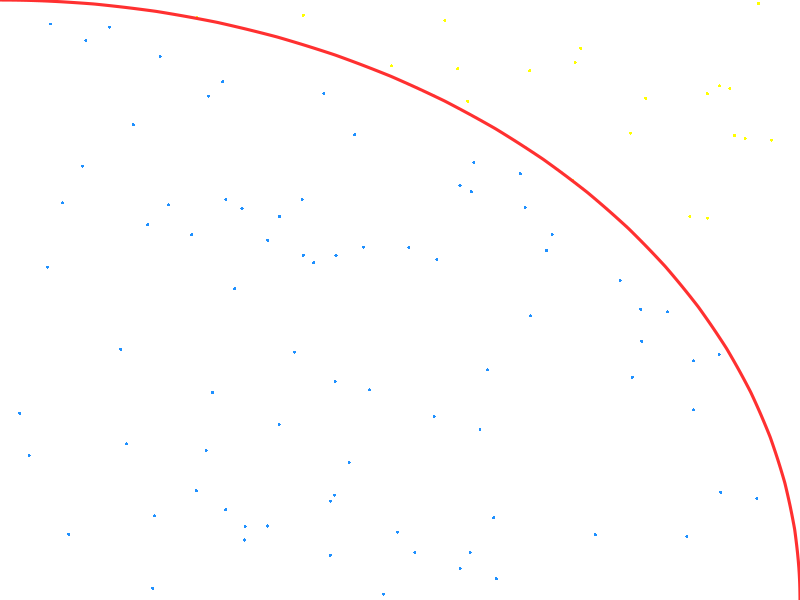
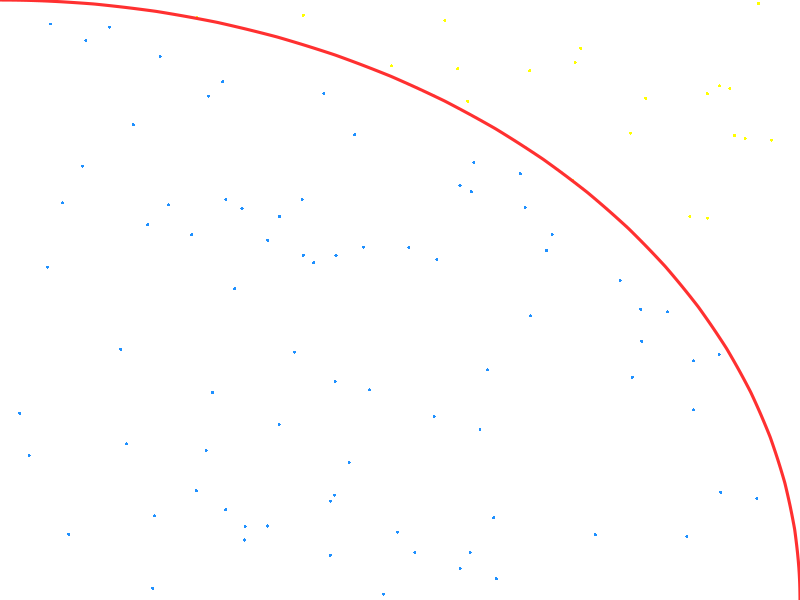
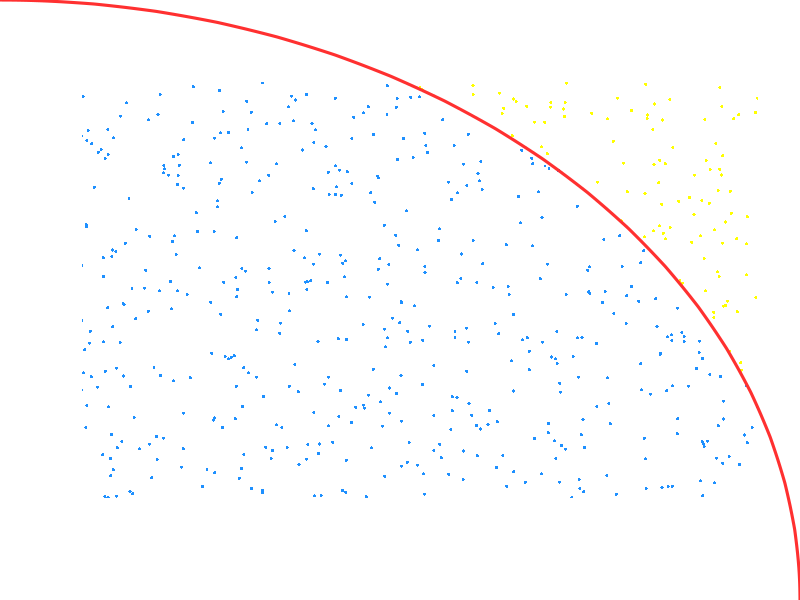
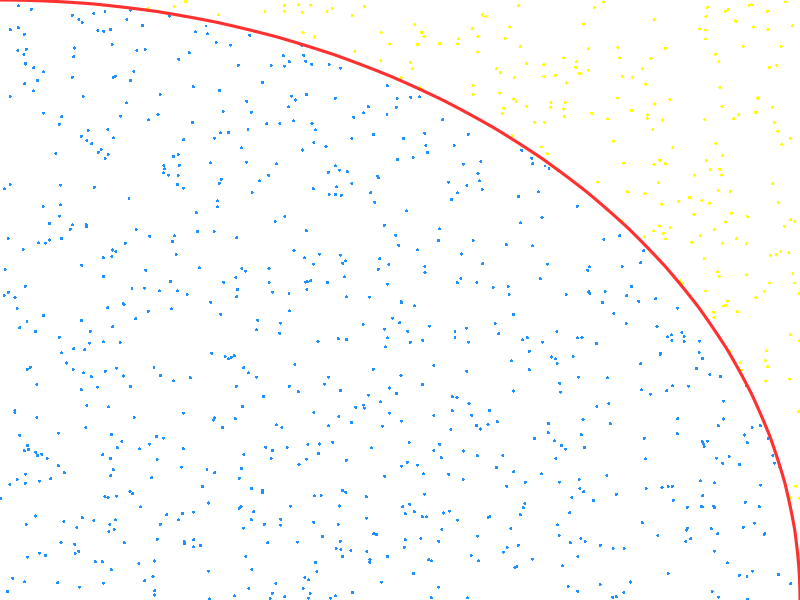
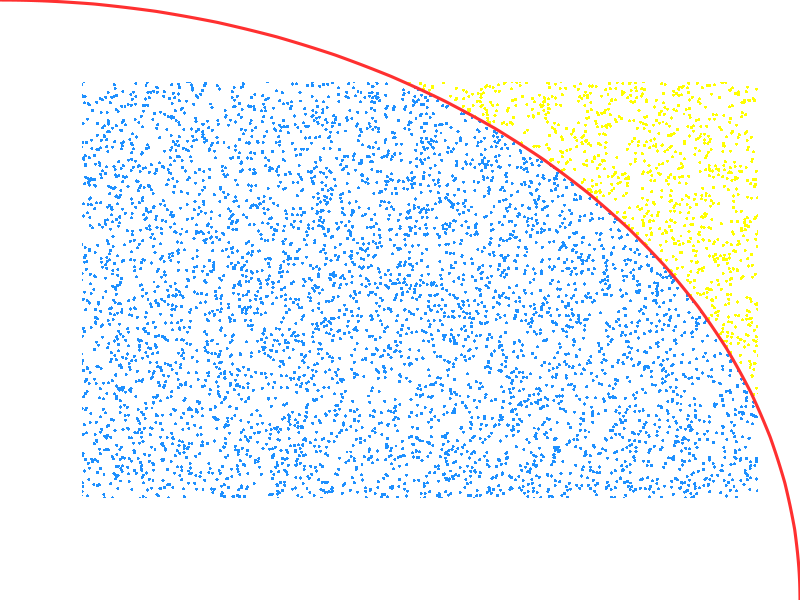
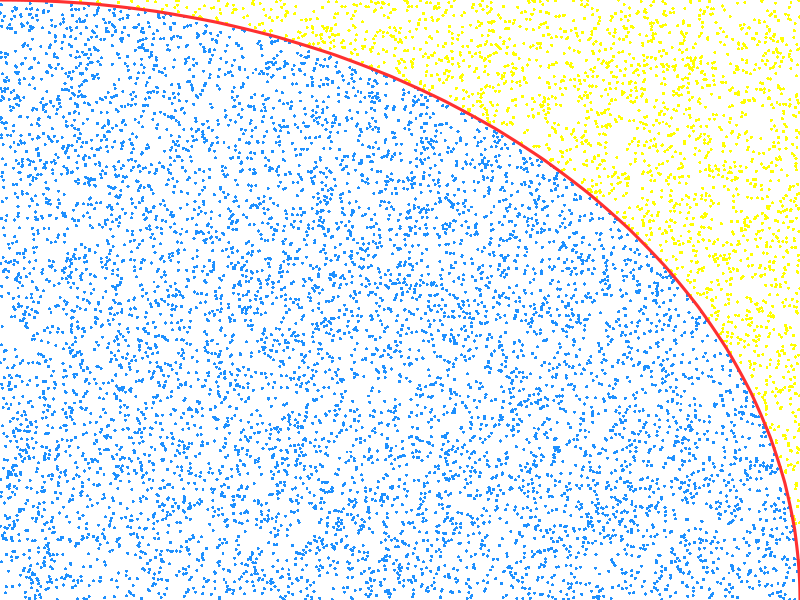
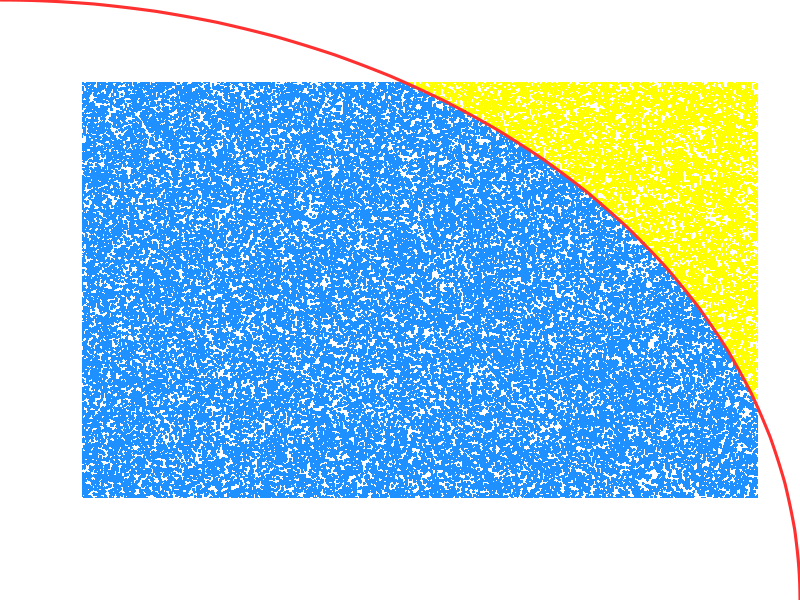
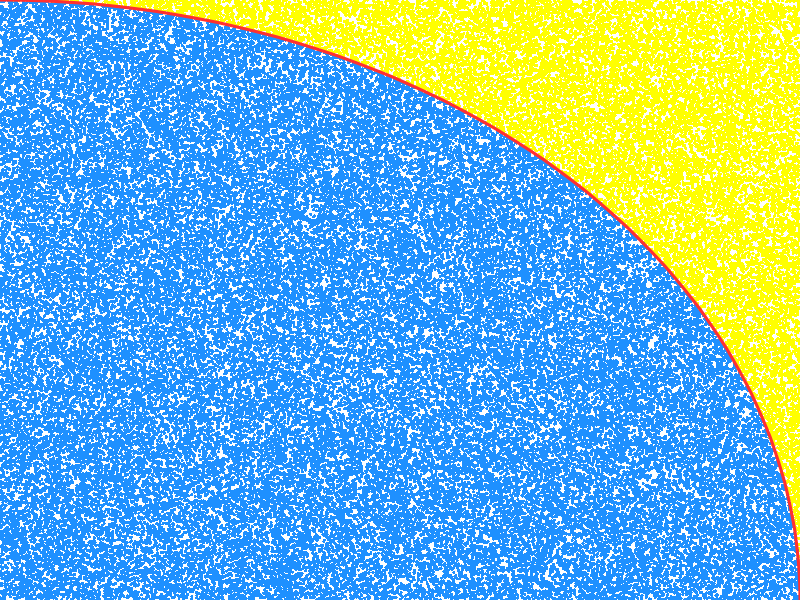

R code for these plots, in order:
##### Prepare workspace -----------------------------------------------------------------------------------

# Load libraries
library(tidyverse)
library(grid)
library(gridBase)

# Set working directory
setwd("~/GitHub/MCSimulation")





##### Functions to estimate pi and generate graphics ------------------------------------------------------

# Write function to estimate pi and visualise estimations
MCPi <- function(n){
  
  # Let n = the number of simulation repetitions
  
  # Estimate pi
  rand.x <- sample(seq(0, 1, 1e-6), size = n, replace = TRUE)
  rand.y <- sample(seq(0, 1, 1e-6), size = n, replace = TRUE)
  radius <- (rand.x^2) + (rand.y^2)
  piE <- length(radius[radius <= 1])/n*4
  
  # Show visualisations only for certain values of n
  if(n == 100 || n == 1000 || n == 10000 || n == 100000){
    
    # Set up plotting area
    grid.newpage()
    plot.new()
    vp <- viewport(x = 0.5, y = 0.5)
      
    # Points inside quarter-circle are black, points outside are red
    grid.points(x = rand.x, y = rand.y, pch = 16, size = unit(3, "pt"), vp = vp,
                gp = gpar(col = ifelse((rand.x)^2 + (rand.y)^2 < 1, 
                                        "dodgerblue", "yellow")))
    
    # Plot boundary line for quarter circle
    grid.xspline(x = c(0, sin((1:19)*pi/(40)), 1), 
                 y = c(1, cos((1:19)*pi/(40)), 0), 
                 shape = -1, gp = gpar(col = "firebrick1", lwd = 3))
    
    # Save graph to global environment to use later
    assign(paste0("PiPlot", n), grid.grab(), envir = as.environment(.GlobalEnv))}
  
  return(piE)}





##### Estimate pi and show estimations as function of n ---------------------------------------------------

# x-values, spaced for logarithmic x-axis
val.x <- c(1:9, seq(10, 20, 2), seq(20, 50, 5), seq(60, 90, 10), seq(100, 900, 100),
           seq(1000, 9000, 1000), seq(10000, 100000, 10000), 200000, 500000, 1000000,
           2000000, 5000000, 10000000)
val.y <- sapply(val.x, MCPi)

ggplot() + aes(x = val.x, y = val.y) +
  geom_hline(yintercept = pi, colour = "firebrick1", size = 1) +
  geom_line(size = 1.15, colour = "dodgerblue") +
  scale_x_log10(breaks = c(1, 1e1, 1e2, 1e3, 1e4, 1e5, 1e6, 1e7, 1e8),
                labels = scales::trans_format("log10", scales::math_format(10^.x)),
                minor_breaks = NULL) +
  scale_y_continuous(minor_breaks = NULL) +
  xlab("Total number of points placed (n)") +
  ylab("Approximation of pi  ") +
  theme(panel.grid.major = element_line(colour = "white"), 
        panel.grid.minor = element_line(colour = "white"),
        panel.background = element_rect(fill = "black"),
        plot.background = element_rect(fill = "black"),
        axis.text.x = element_text(colour = "white", size = 23, 
                                   margin = margin(t = 4, r = 0, b = 0, l = 0)),
        axis.text.y = element_text(colour = "white", size = 24, 
                                   margin = margin(t = 0, r = 4, b = 0, l = 0)),
        axis.title.x = element_text(colour = "white", size = 31,
                                    margin = margin(t = 8, r = 0, b = 0, l = 6)),
        axis.title.y = element_text(colour = "white", size = 31,
                                    margin = margin(t = 80, r = 8, b = 0, l = 0)),
        axis.ticks.x = element_line(colour = "white", size = 0.5),
        axis.ticks.y = element_line(colour = "white", size = 0.5),
        axis.ticks.length = unit(8, "points")) -> MCPiPlot





##### Plot all graphs in one visualisation ----------------------------------------------------------------

# Prepare graphics device
jpeg(filename = "Figures/MC_Plots_1.jpeg", width = 2200, height = 1500, units = "px")

# Create blank page
grid.newpage()
plot.new()

# Set grid layout and activate it; create black background
gly <- grid.layout(1500, 2200)
pushViewport(viewport(layout = gly, gp = gpar(fill = "black")))
grid.rect(gp = gpar(lwd = 2, fill = "black", col = "black"))

# Place graphs and enclose them in borders
print(MCPiPlot, vp = viewport(layout.pos.row = 200:850, layout.pos.col = 50:2150))
pushViewport(viewport(layout.pos.row = 900:1400, layout.pos.col = 50:550))
grid.draw(PiPlot100)
grid.rect(gp = gpar(lwd = 2.5, col = "white", fill = "transparent"))
popViewport()
pushViewport(viewport(layout.pos.row = 900:1400, layout.pos.col = 583:1083))
grid.draw(PiPlot1000)
grid.rect(gp = gpar(lwd = 2.5, col = "white", fill = "transparent"))
popViewport()
pushViewport(viewport(layout.pos.row = 900:1400, layout.pos.col = 1116:1616))
grid.draw(PiPlot10000)
grid.rect(gp = gpar(lwd = 2.5, col = "white", fill = "transparent"))
popViewport()
pushViewport(viewport(layout.pos.row = 900:1400, layout.pos.col = 1650:2150))
grid.draw(`PiPlot1e+05`)
grid.rect(gp = gpar(lwd = 2.5, col = "white", fill = "transparent"))
popViewport()

# Add title text
grid.text(label = c("A Monte Carlo approximation of pi",
                    "using randomly-generated points"),
          x = rep(0.022, 2), y = c(0.961, 0.912), just = "left",
          gp = gpar(fontsize = 80, col = "white"))

# Add subtitle text
grid.text(label = c("Points are randomly generated inside of a 1 x 1 unit",
                    "square. The ratio of blue points (inside the quarter-",
                    "circle) to the total number of points in the square,", 
                    "when multiplied by 4, gives an approximation of pi."), 
          x = rep(0.59, 4), y = c(0.967, 0.945, 0.923, 0.901), just = "left",
          gp = gpar(fontsize = 37, col = "white", fontface = "italic"))

# Add text below plots using for loop since bquote doesn't play nice with label vector
for(i in 1:4){
  vals <- c(1e2, 1e3, 1e4, 1e5)
  placement <- c(0.134, 0.378, 0.618, 0.859)
  grid.text(label = bquote("n = 10"^.(i + 1)*", "*pi %~~% .(sprintf("%.3f", round(val.y[which(val.x >= vals[i])[1]], 3)))),
            x = placement[i], y = 0.04, just = "centre",
            gp = gpar(fontsize = 37, col = "white", fontface = "italic"))}

# Deactivate grid layout; finalise graphics save
popViewport()
dev.off()

# Clean up variables from global environment
remove(i, val.x, val.y, vals)
